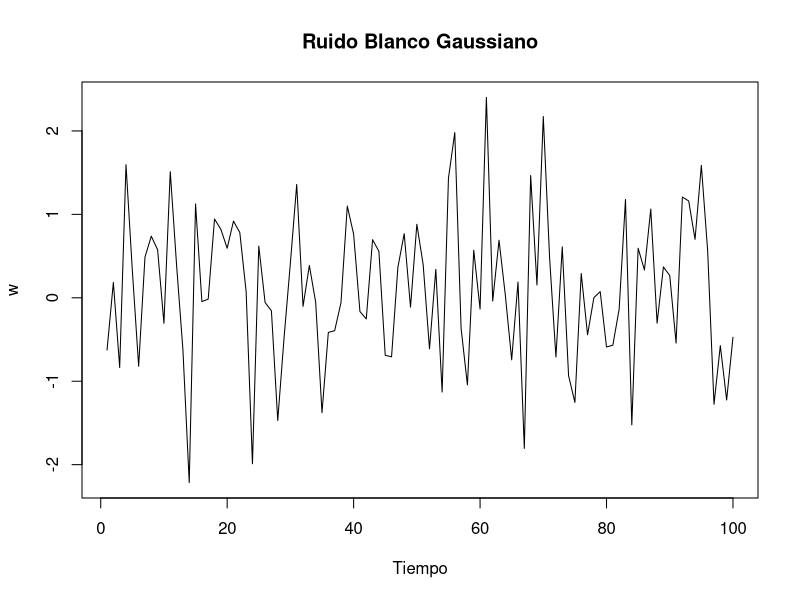
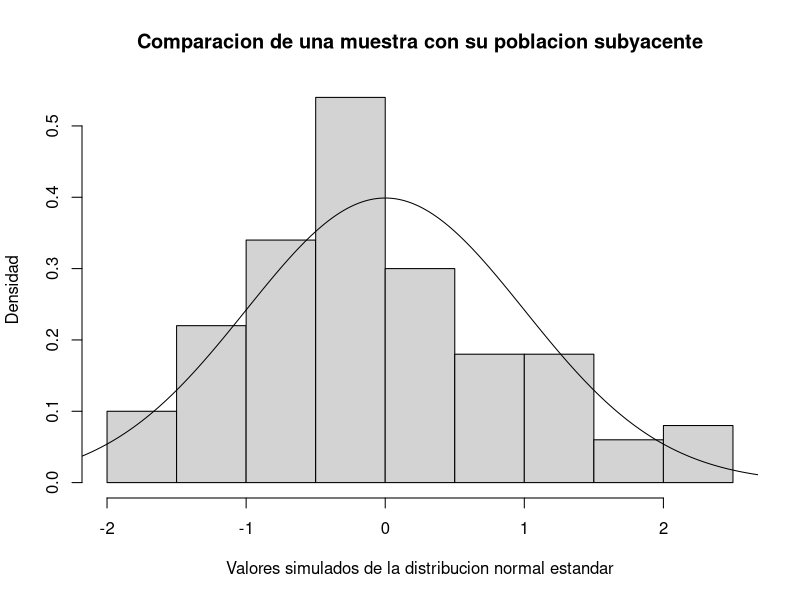
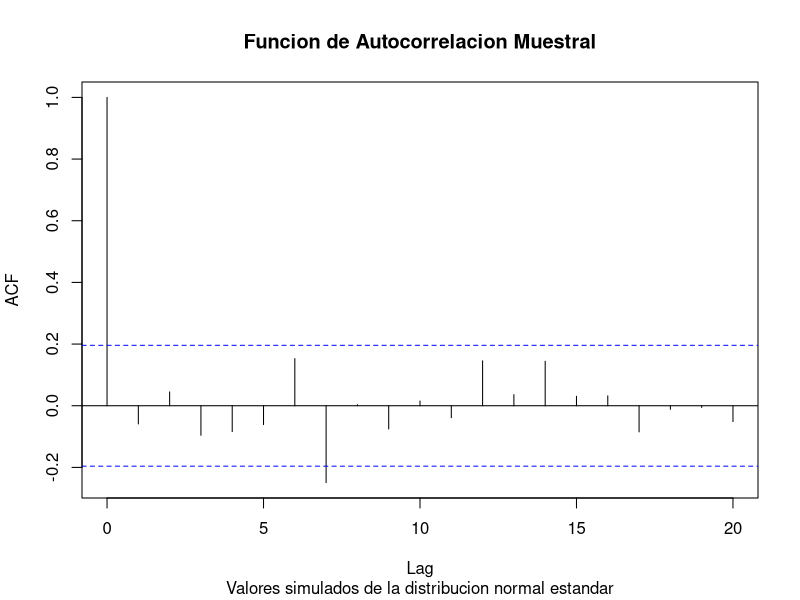
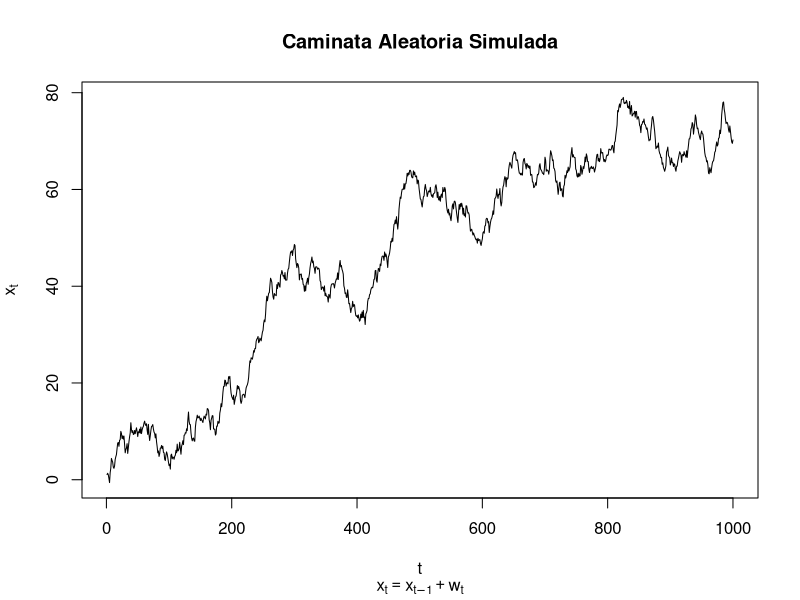
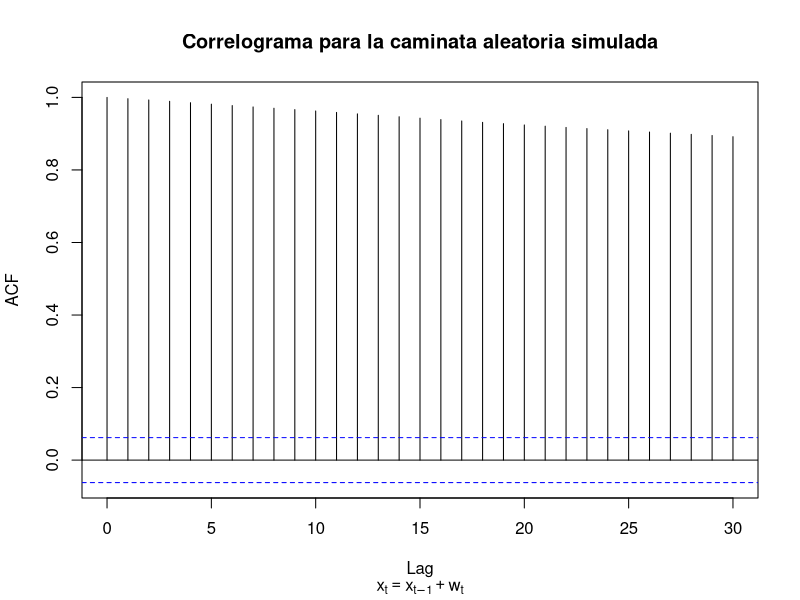
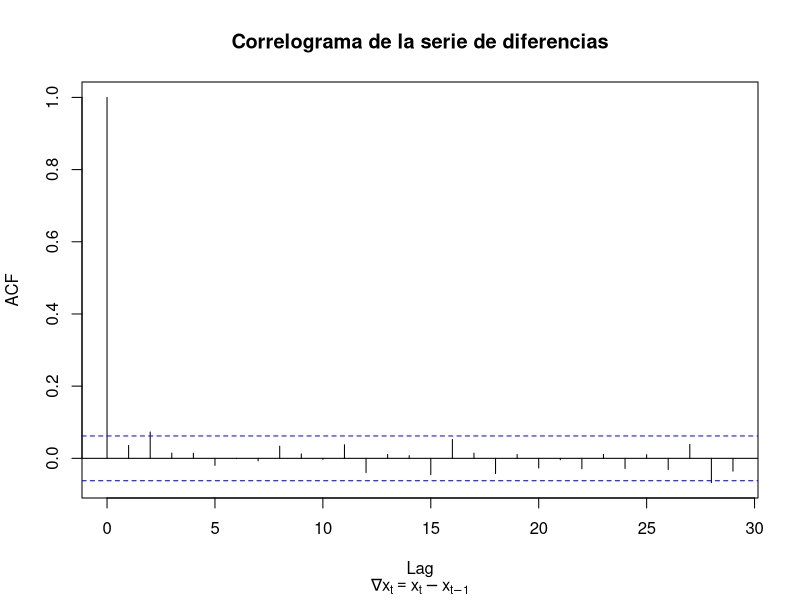
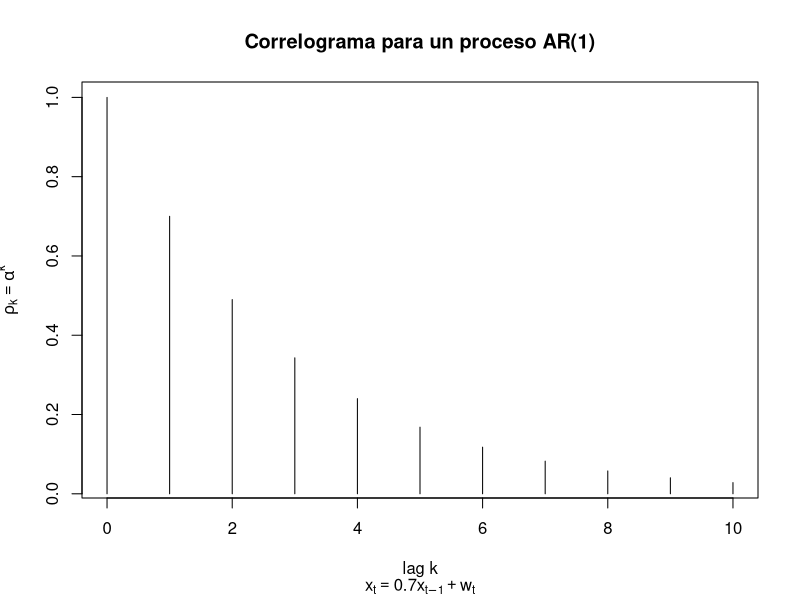
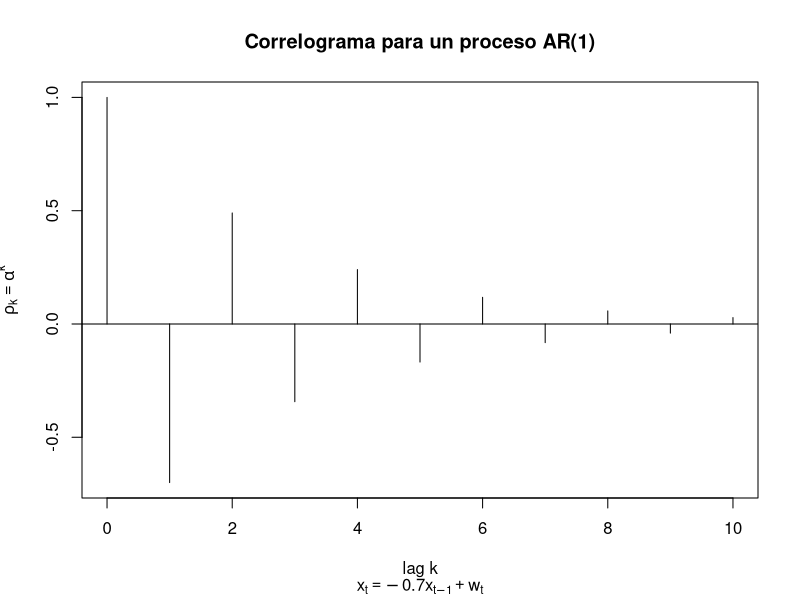

The R script that drew these images, in order:
# Ejemplo 2. Modelos estocasticos basicos, modelos estacionarios y prediccion

# Ruido Blanco y simulacion en R

set.seed(1)
w <- rnorm(100)
plot(w, type = "l", xlab = "")
title(main = "Ruido Blanco Gaussiano", xlab = "Tiempo")

###

# Para ilustrar mediante simulacion como las muestras pueden diferir 
# de sus poblaciones subyacentes considere lo siguiente

x <- seq(-3, 3, length = 1000)
hist(rnorm(100), prob = T, ylab = "", xlab = "", main = "") 
points(x, dnorm(x), type = "l")
title(ylab = "Densidad", xlab = "Valores simulados de la distribucion normal estandar",
      main = "Comparacion de una muestra con su poblacion subyacente")

###

set.seed(2)
acf(rnorm(100), main = "")
title(main = "Funcion de Autocorrelacion Muestral", 
      sub = "Valores simulados de la distribucion normal estandar")

###

              # Caminata Aleatoria
              # Simulacion en R

x <- w <- rnorm(1000)
for(t in 2:1000) x[t] <- x[t-1] + w[t]
plot(x, type = "l", main = "Caminata Aleatoria Simulada", 
     xlab = "t", ylab = expression(x[t]), 
     sub = expression(x[t]==x[t-1]+w[t]))
acf(x, main = "")
title(main = "Correlograma para la caminata aleatoria simulada", 
      sub = expression(x[t]==x[t-1]+w[t]))

###

        # Modelos Ajustados y graficas de diagnostico
      # Series de caminatas aleatorias simuladas

# El correlograma de las series de diferencias puede usarse para evaluar si una serie dada
# puede modelarse como una caminata aleatoria

acf(diff(x), main = "")
title(main = "Correlograma de la serie de diferencias", 
      sub = expression(nabla*x[t]==x[t]-x[t-1]))

#### Modelos AR(p), MA(q) y ARMA(p, q)

# Modelos AR(p)

# Correlograma de un proceso AR(1)

rho <- function(k, alpha) alpha^k
plot(0:10, rho(0:10, 0.7), type = "h", ylab = "", xlab = "")
title(main = "Correlograma para un proceso AR(1)",
      ylab = expression(rho[k] == alpha^k),
      xlab = "lag k",
      sub = expression(x[t]==0.7*x[t-1]+w[t]))

plot(0:10, rho(0:10, -0.7), type = "h", ylab = "", xlab = "")
title(main = "Correlograma para un proceso AR(1)",
      ylab = expression(rho[k] == alpha^k),
      xlab = "lag k",
      sub = expression(x[t]==-0.7*x[t-1]+w[t]))
abline(h = 0)

###

# Simulacion en R

# Un proceso AR(1) puede ser simulado en R como sigue:

set.seed(1)
x <- w <- rnorm(100)
for(t in 2:100) x[t] <- 0.7 * x[t-1] + w[t]
plot(x, type = "l", xlab = "", ylab = "")
title(main = "Proceso AR(1) simulado",
      xlab = "Tiempo",
      ylab = expression(x[t]),
      sub = expression(x[t]==0.7*x[t-1]+w[t]))

#

acf(x, main = "")
title(main = "Correlograma del proceso AR(1) simulado", 
      sub = expression(x[t]==0.7*x[t-1]+w[t]))

#

pacf(x, main = "")
title(main = "Correlograma Parcial del proceso AR(1) simulado", 
      sub = expression(x[t]==0.7*x[t-1]+w[t]))

###

# Modelos Ajustados

# Ajuste de modelos a series simuladas

x.ar <- ar(x, method = "mle")
x.ar$order
x.ar$ar
x.ar$ar + c(-2, 2)*sqrt(x.ar$asy.var)

# Serie de temperatura global: Ajuste de un modelo AR

Global <- scan("global.txt")
Global.ts <- ts(Global, st = c(1856, 1), end = c(2005, 12), fr = 12)
Global.annual <- aggregate(Global.ts, FUN = mean)
plot(Global.ts, xlab = "Tiempo", ylab = "Temperatura en °C", 
     main = "Serie de Temperatura Global",
     sub = "Serie mensual: Enero de 1856 a Diciembre de 2005")
plot(Global.annual, xlab = "Tiempo", ylab = "Temperatura en °C", 
     main = "Serie de Temperatura Global",
     sub = "Serie anual de temperaturas medias: 1856 a 2005")

#

mean(Global.annual)
Global.ar <- ar(Global.annual, method = "mle")
Global.ar$order
Global.ar$ar
acf(Global.ar$res[-(1:Global.ar$order)], lag = 50, main = "")
title(main = "Correlograma de la serie de residuales",
      sub = "Modelo AR(4) ajustado a la serie de temperaturas globales anuales")

####################################################################################################################################################

# Modelos MA(q)

# Ejemplos en R: Correlograma y Simulacion

# Funcion en R para calcular la Funcion de Autocorrelacion

rho <- function(k, beta){
  q <- length(beta) - 1
  if(k > q) ACF <- 0 else {
    s1 <- 0; s2 <- 0
    for(i in 1:(q-k+1)) s1 <- s1 + beta[i]*beta[i + k]
    for(i in 1:(q+1)) s2 <- s2 + beta[i]^2
    ACF <- s1/s2}
  ACF}

# Correlograma para un proceso MA(3)

beta <- c(1, 0.7, 0.5, 0.2)
rho.k <- rep(1, 10)
for(k in 1:10) rho.k[k] <- rho(k, beta)
plot(0:10, c(1, rho.k), ylab = expression(rho[k]), xlab = "lag k", type = "h",
     sub = expression(x[t] == w[t] + 0.7*w[t-1] + 0.5*w[t-2] + 0.2*w[t-3]),
     main = "Funcion de autocorrelacion para un proceso MA(3)")
abline(0, 0)

# Correlograma para otro proceso MA(3)

beta <- c(1, -0.7, 0.5, -0.2)
rho.k <- rep(1, 10)
for(k in 1:10) rho.k[k] <- rho(k, beta)
plot(0:10, c(1, rho.k), ylab = expression(rho[k]), xlab = "lag k", type = "h",
     sub = expression(x[t] == w[t] - 0.7*w[t-1] + 0.5*w[t-2] - 0.2*w[t-3]),
     main = "Funcion de autocorrelacion para un proceso MA(3)")
abline(0, 0)

####################################################################################################################################################

# Simulacion de un proceso MA(3)

set.seed(1)
b <- c(0.8, 0.6, 0.4)
x <- w <- rnorm(1000)
for(t in 4:1000){
  for(j in 1:3) x[t] <- x[t] + b[j]*w[t-j]
}

plot(x, type = "l", ylab = expression(x[t]), xlab = "Tiempo t",
     sub = expression(x[t] == w[t] + 0.8*w[t-1] + 0.6*w[t-2] + 0.4*w[t-3]),
     main = "Serie de tiempo simulada de un proceso MA(3)")

###

acf(x, main = "")
title(main = "Correlograma para un proceso MA(3) simulado", 
      sub = expression(x[t] == w[t] + 0.8*w[t-1] + 0.6*w[t-2] + 0.4*w[t-3]))

####################################################################################################################################################

# Ajuste de modelos MA 

x.ma <- arima(x, order = c(0, 0, 3))
x.ma

####################################################################################################################################################

# Modelos ARMA(p, q)


# Simulaci?n y Ajuste

set.seed(1)
x <- arima.sim(n = 10000, list(ar = -0.6, ma = 0.5))
plot(x[1:100], type = "l", xlab = "")
title(main = "Serie simulada", xlab = "Tiempo", 
      sub = expression(x[t] == -0.6*x[t-1] + w[t] + 0.5*w[t-1]))

#

coef(arima(x, order = c(1, 0, 1)))

#### Predicci?n

# Serie de producci?n de electricidad

CBE <- read.csv("cbe.csv", header = TRUE)
Elec.ts <- ts(CBE[, 3], start = 1958, freq = 12)
plot(Elec.ts, xlab = "", ylab = "")
title(main = "Serie de Produccion de Electricidad",
      xlab = "Tiempo",
      ylab = "Produccion de electricidad")

#

plot(log(Elec.ts), xlab = "", ylab = "")
title(main = "Serie-log de Produccion de Electricidad",
      xlab = "Tiempo",
      ylab = "Log de Produccion de electricidad")

#

Time <- 1:length(Elec.ts)
Imth <- cycle(Elec.ts)
Elec.lm <- lm(log(Elec.ts) ~ Time + I(Time^2) + factor(Imth))

#

acf(resid(Elec.lm), main = "")
title(main = "Correlograma de la serie de residuales del modelo de regresion",
      sub = "Serie de produccion de electricidad")

#

plot(resid(Elec.lm), type = "l", main = "", xlab = "", ylab = "")
title(main = "Serie de residuales del modelo de regresion ajustado",
      sub = "Serie de produccion de electricidad",
      xlab = "Tiempo",
      ylab = "Residuales")

###

# Codigo para encontrar el mejor modelo ARMA(p, q) considerando el AIC 
# (Akaike Information Criterion)

best.order <- c(0, 0, 0)
best.aic <- Inf
for(i in 0:2)for(j in 0:2){
  model <- arima(resid(Elec.lm), order = c(i, 0, j))
  fit.aic <- AIC(model)
  if(fit.aic < best.aic){
    best.order <- c(i, 0, j)
    best.arma <- arima(resid(Elec.lm), order = best.order)
    best.aic <- fit.aic
  }
}

best.order

#

acf(resid(best.arma), main = "")
title(main = "Serie de residuales del modelo ARMA(2, 0) ajustado",
      sub = "Serie de residuales del modelo de regresion ajustado a los datos de electricidad")

###

new.time <- seq(length(Elec.ts)+1, length = 36)
new.data <- data.frame(Time = new.time, Imth = rep(1:12, 3))
predict.lm <- predict(Elec.lm, new.data)
predict.arma <- predict(best.arma, n.ahead = 36)
elec.pred <- ts(exp(predict.lm + predict.arma$pred), start = 1991, freq = 12)

#

ts.plot(cbind(Elec.ts, elec.pred), lty = 1:2, 
        col = c("blue", "red"), xlab = "Tiempo", 
        ylab = "Producci?n de electricidad",
        main = "Prediccion de los datos de produccion de electricidad",
        sub = "Prediccion de 36 meses")


